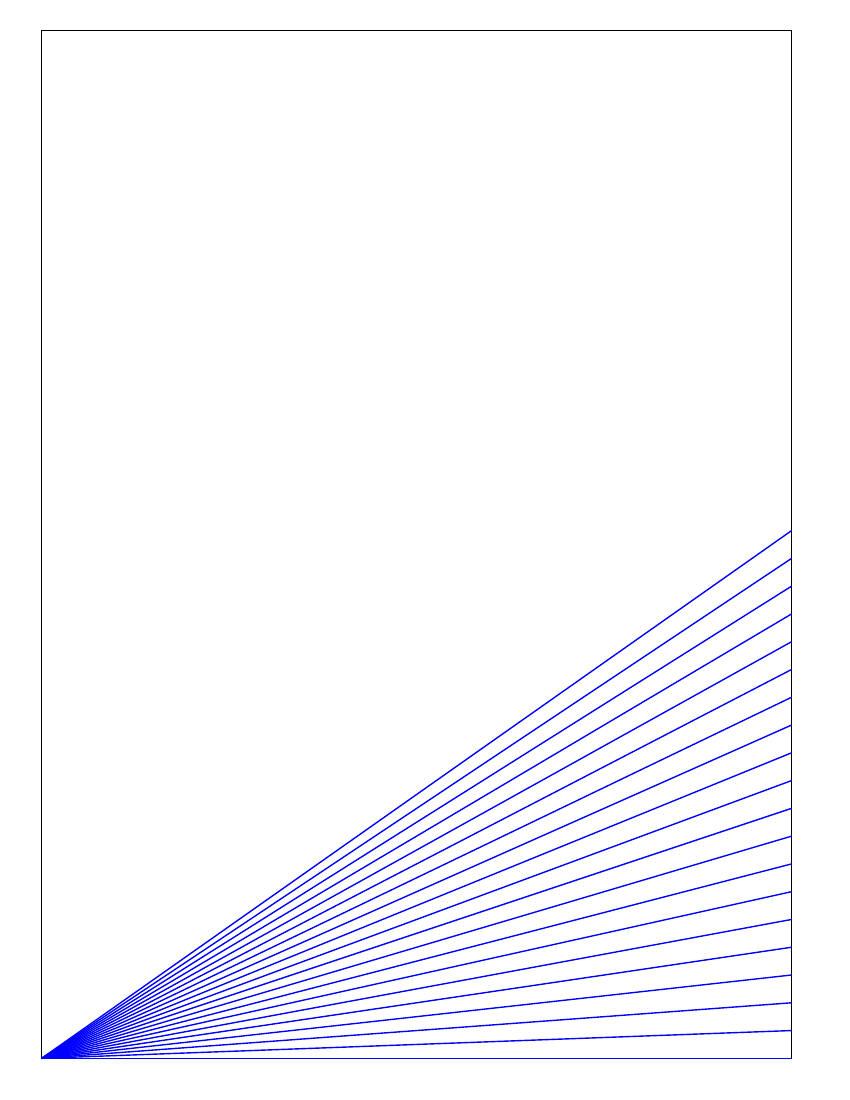

Recreate this plot in Python.
from reportlab.pdfgen import  canvas
from reportlab.lib.pagesizes import letter
from reportlab.lib import colors

def template(obj):
    y=30
    obj.rect(30,30,540,740)
    for i in range(0,20,2):
        obj.setStrokeColorRGB(0,0,1)
    for i in range(20):
        obj.line(30,30,570,y)
        y+=20
    
if __name__=="__main__":
    obj=canvas.Canvas("template 2.pdf",pagesize=letter)
    template(obj)
    print("pdf generated")
    obj.save()
